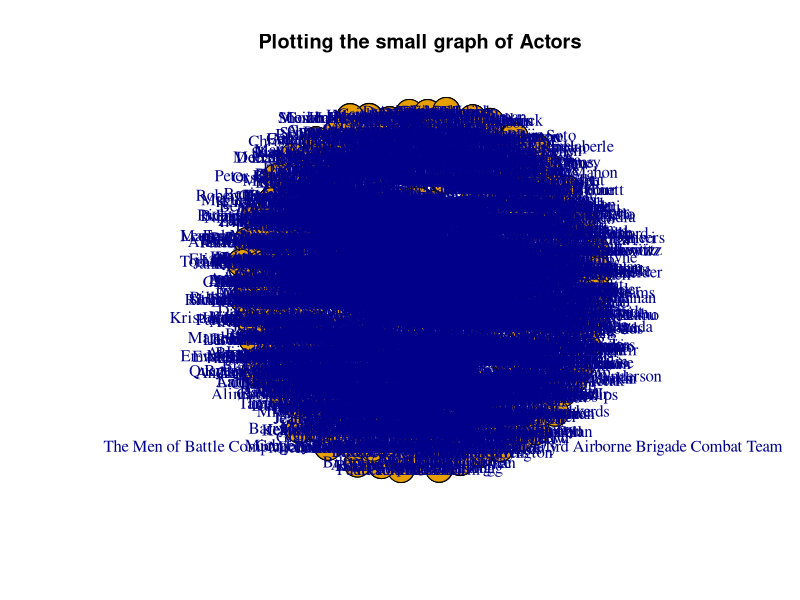
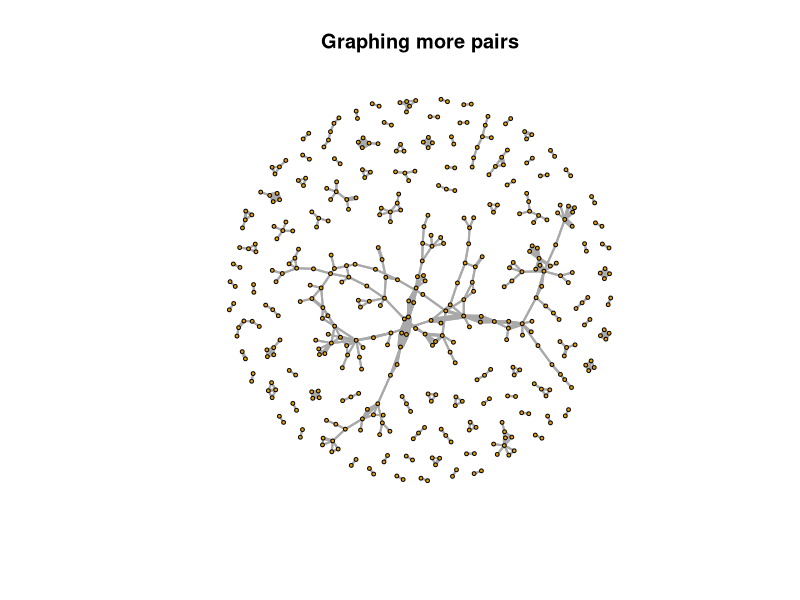
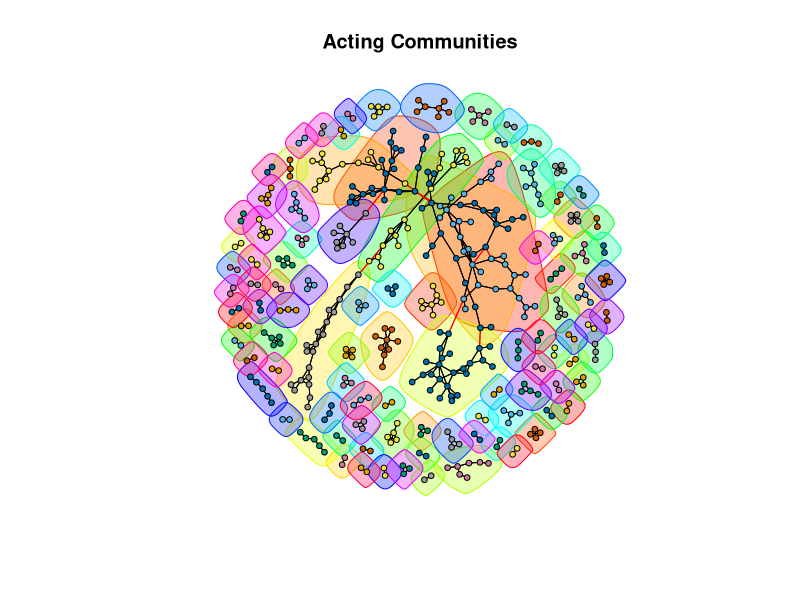

Write the R code that produced these figures, in order.
## ---- chunk 1
setwd("/Users/ananyapa/Gdrive/Learning/R_Programming/advanced-dataviz/3_GraphnNetworkData")
actors <- read.csv("Actors.csv")
head(actors)
## ---- chunk 2
library(igraph)
## ---- chunk 3
graph5 <- graph.data.frame(d = actors, directed = FALSE)
plot(
  x = graph5,
  edge.curved = FALSE,
  main = "Plotting the small graph of Actors"
)
## ---- chunk 4
actors <- read.csv("Actors.csv")
actors2 <- actors[actors$Count>=2,]
graph2 <- graph.data.frame(d = actors2, directed = FALSE)
plot(
  x = graph2,
  vertex.size = 2,
  vertex.label = NA,
  edge.curved = FALSE,
  edge.width = edge_attr(graph2)$Count,
  main = "Graphing more pairs"
)
## ---- chunk 5
clusters <- cluster_edge_betweenness(graph2)
# Here x and y are not coordinates, and hide the vertex label 
plot(
  x = clusters,
  y = graph2,
  vertex.size = 3,
  vertex.label = NA,
  edge.curved = FALSE,
  main = "Acting Communities"
)
